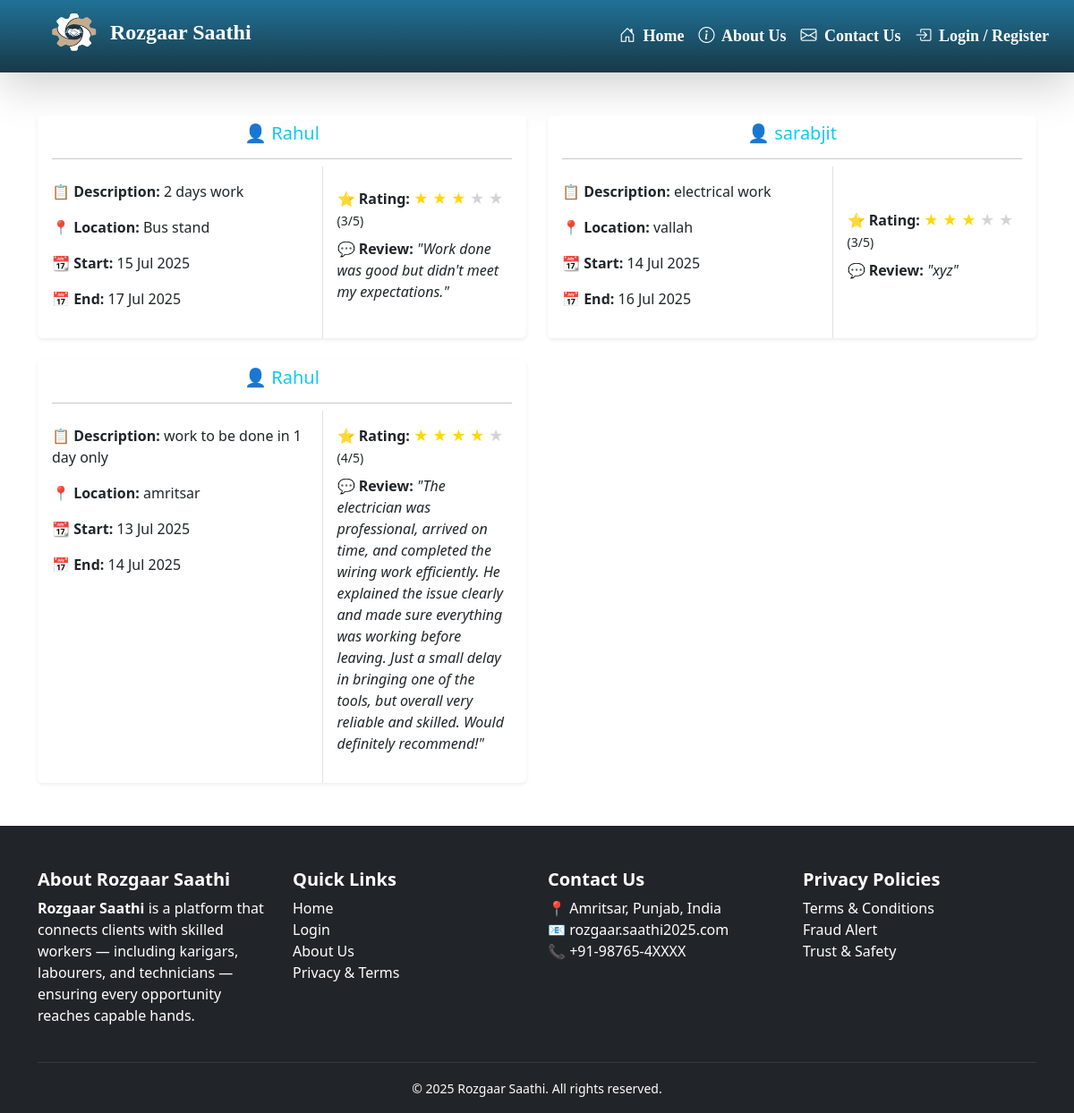
/hunarbaaz/work-history/1/, run on the app's committed database.
### client/models.py (models this page shows, shortened)
class PostRequest(models.Model):
    client = models.ForeignKey(User, on_delete=models.CASCADE, related_name='sent_requests')
    hunarbaaz = models.ForeignKey('hunarbaaz.Hunarbaaz', on_delete=models.CASCADE, related_name='received_requests')
    job_description = models.TextField()
    location = models.CharField(max_length=100)
    start_date = models.DateField(help_text="Start date of the job",null=False,blank=True)
    end_date = models.DateField(help_text="Expected completion date",null=False,blank=True)
    JOB_TYPE_CHOICES = [
        ('residential', 'Residential'),
        ('commercial', 'Commercial'),
    ]
    job_type = models.CharField(max_length=20,choices=JOB_TYPE_CHOICES,default='residential',help_text="Type of job location")
    working_hours = models.PositiveIntegerField(
        null=True,
        blank=True,
        help_text="Estimated total working hours for this job"
    )
    is_accepted = models.BooleanField(null=True, blank=True)  # None = Pending, True = Accepted, False = Rejected
    is_completed = models.BooleanField(default=False)
    is_cancelled = models.BooleanField(default=False, help_text="Whether the client has cancelled the request")
    created_at = models.DateTimeField(auto_now_add=True)
    rating = models.IntegerField(
    validators=[MinValueValidator(1), MaxValueValidator(5)],
    null=True,
    blank=True,
    help_text="Client rating after completion (1 to 5)"
)
    review = models.TextField(null=True, blank=True, help_text="Optional client feedback")

### hunarbaaz/views.py (the view)
# urls.py: path('work-history/<int:hunarbaaz_id>/', views.public_work_history, name='public_work_history'),
def public_work_history(request, hunarbaaz_id):
    profile = get_object_or_404(Hunarbaaz, id=hunarbaaz_id)
    completed_jobs = PostRequest.objects.filter(
        hunarbaaz=profile,
        is_completed=True
    ).order_by('-end_date', '-created_at')
    cancelled_jobs = PostRequest.objects.filter(
        hunarbaaz=profile,
        is_cancelled=True
    ).order_by('-end_date', '-created_at')
    return render(request, 'hunarbaaz/public_work_history.html', {
        'profile': profile,
        'completed_jobs': completed_jobs,
        'cancelled_jobs': cancelled_jobs
    })

### hunarbaaz/templates/hunarbaaz/public_work_history.html (shortened to what this page needs)
{% extends 'base/base.html' %}
{% block content %}
  <div class="container mt-5 mb-5">
    {% if completed_jobs %}
      <div class="row g-4">
        {% for job in completed_jobs %}
          <div class="col-md-6">
            <div class="card shadow-sm border-0">
              <div class="card-header bg-white border-bottom-0">
                <h5 class="text-info text-center mb-1">👤 {{ job.client.username }}</h5>
                <hr class="mb-0" />
              </div>
              <div class="row g-0 align-items-stretch">
                <div class="col-7 border-end">
                  <div class="card-body">
                    <p>
                      <strong>📋 Description:</strong> {{ job.job_description }}
                    </p>
                    <p>
                      <strong>📍 Location:</strong> {{ job.location }}
                    </p>
                    <p>
                      <strong>📆 Start:</strong> {{ job.start_date|date:'d M Y' }}
                    </p>
                    <p>
                      <strong>📅 End:</strong> {{ job.end_date|date:'d M Y' }}
                    </p>
                  </div>
                </div>
                <div class="col-5 d-flex align-items-center">
                  <div class="card-body">
                    {% if job.rating %}
                      <p class="mb-1">
                        <strong>⭐ Rating:</strong>
                        {% for i in '12345'|make_list %}
                          {% if forloop.counter <= job.rating %}
                            <span style="color: gold;">&#9733;</span>
                          {% else %}
                            <span style="color: lightgray;">&#9733;</span>
                          {% endif %}
                        {% endfor %}
                        <small>({{ job.rating }}/5)</small>
                      </p>
                    {% endif %}
                    {% if job.review %}
                      <p class="mt-2">
                        <strong>💬 Review:</strong> <em>"{{ job.review }}"</em>
                      </p>
                    {% else %}
                      <p class="text-muted mt-2">No review given.</p>
                    {% endif %}
                  </div>
                </div>
              </div>
            </div>
          </div>
        {% endfor %}
      </div>
    {% else %}
      <div class="alert alert-info text-center mt-4">No completed jobs yet.</div>
    {% endif %}
  </div>
{% endblock %}

### base/static/base/css/style.css (style rules this page uses)
body { background-color: white; }

### data on the page
PostRequest: client.username "Rahul", job_description "2 days work", location "Bus stand", start_date "15 Jul 2025", end_date "17 Jul 2025", rating "3", review "Work done was good but didn't meet my expectations."
PostRequest: client.username "sarabjit", job_description "electrical work", location "vallah", start_date "14 Jul 2025", end_date "16 Jul 2025", rating "3", review "xyz"
PostRequest: client.username "Rahul", job_description "work to be done in 1 day only", location "amritsar", start_date "13 Jul 2025", end_date "14 Jul 2025", rating "4", review "The electrician was professional, arrived on time, and completed the wiring work efficiently. He explained the issue clearly and made sure everything was working before leaving. Just a small delay in bringing one of the tools, but overall very reliable and skilled. Would definitely recommend!"
